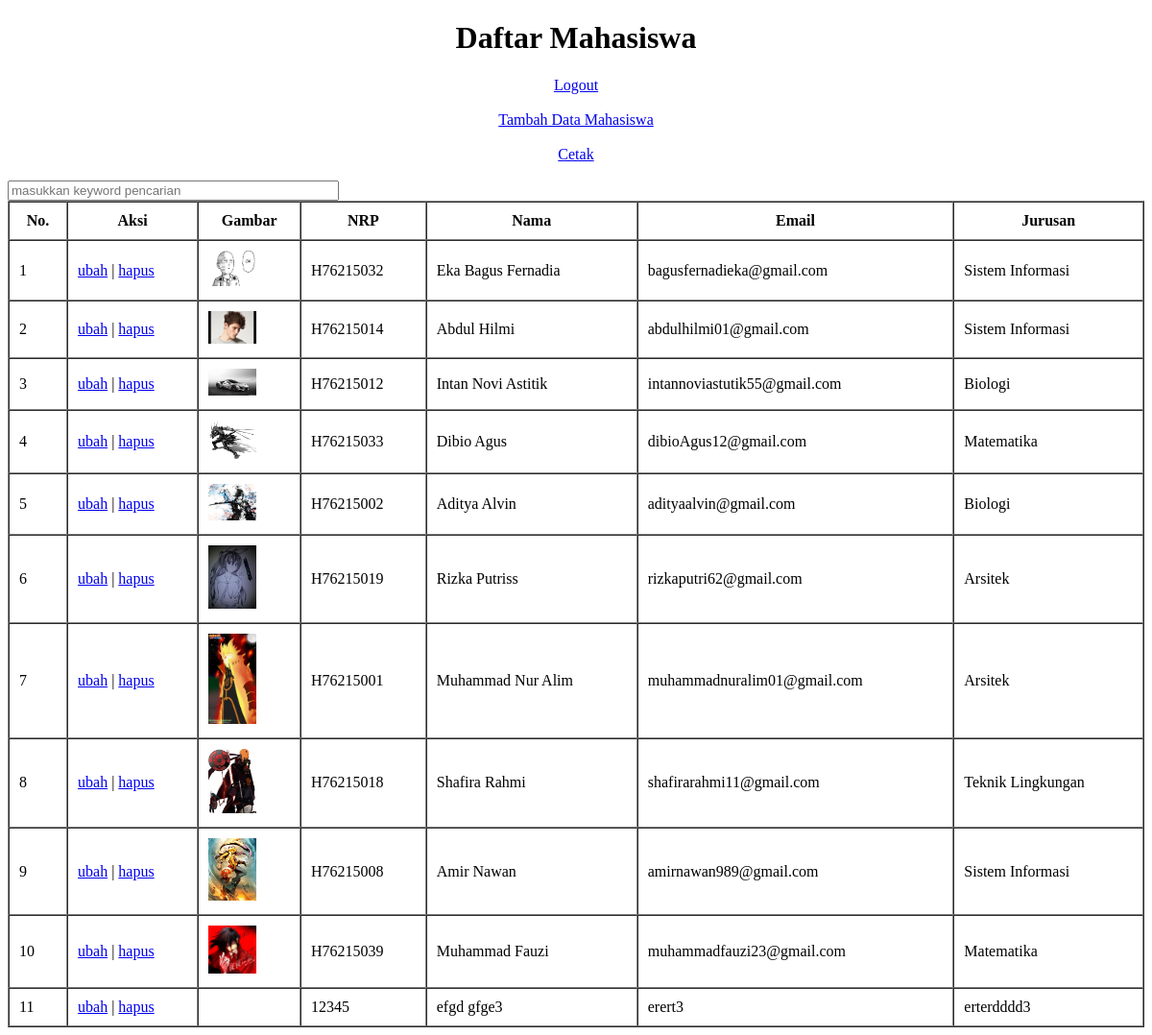
The app's page /index.php (signed in) with its own data.
### tables this page shows
CREATE TABLE `mahasiswa` (
  `id` int(11) NOT NULL,
  `nama` varchar(200) NOT NULL,
  `nrp` char(9) NOT NULL,
  `email` varchar(100) NOT NULL,
  `jurusan` varchar(100) NOT NULL,
  `gambar` varchar(100) NOT NULL
);

### functions.php (called while the page is built, shortened)
<?php
$namaHost = "localhost";
$namaUser = "root";
$password = "";
$namaDatabase = "phpdasar";
$conn = mysqli_connect($namaHost, $namaUser, $password, $namaDatabase);
function query($query) {
    global $conn;
    $result = mysqli_query($conn, $query);
    $rows = [];
    while ($row = mysqli_fetch_assoc($result)) {
        $rows[] = $row;
    }
    return $rows;
}
?>

### index.php (the view, shortened to what this page needs)
<?php
require "functions.php";
if (isset($_POST["cari"])){
    $keyword = $_POST["keyword"];
    $mahasiswa = cari($keyword);
} else {
    $mahasiswa = query("SELECT * FROM mahasiswa ORDER BY id ASC");
}
?>
<!DOCTYPE html>
<html lang="en">
<head>
</head>
<body>
    <header id="header">
        <div class="container">
            <center>
                <h1>
                    Daftar Mahasiswa
                </h1>
                <a href="logout.php" class="logout">Logout</a>
                <br>
                <br>
                <a href="tambah.php" class="tambah">Tambah Data Mahasiswa</a>
                <br>
                <br>
                <a href="cetak.php" target="_blank">Cetak</a>
                <br>
                <br>
            </center>
        </div>
    </header>
    <section id="content">
        <div class="container">
            <form action="" method="post" class="form-cari">
                <input type="text" name="keyword" autocomplete="off" autofocus placeholder="masukkan keyword pencarian" size="40" id="keyword">
            </form>
            <div id="containerTable">
                <table border="1" cellpadding="10" cellspacing="0" width="100%">
                    <tr>
                        <th>No.</th>
                        <th class="aksi">Aksi</th>
                        <th>Gambar</th>
                        <th>NRP</th>
                        <th>Nama</th>
                        <th>Email</th>
                        <th>Jurusan</th>
                    </tr>
                    <?php $nomer = 1; ?>
                    <?php foreach( $mahasiswa as $mhs ) : ?>
                    <tr>
                        <td><?php echo $nomer; $nomer++;?></td>
                        <td class="aksi">
                            <a href="ubah.php?id=<?= $mhs["id"]; ?>">ubah</a> |
                            <a href="hapus.php?id=<?= $mhs["id"]; ?>" onclick="return confirm('Yakin?')">hapus</a>
                        </td>
                        <td><img src="img/<?= $mhs["gambar"]; ?>" alt="" width="50"></td>
                        <td><?= $mhs["nrp"]; ?></td>
                        <td><?= $mhs["nama"]; ?></td>
                        <td><?= $mhs["email"]; ?></td>
                        <td><?= $mhs["jurusan"]; ?></td>
                    </tr>
                    <?php endforeach; ?>
                </table>
            </div>
        </div>
    </section>
</body>
</html>

### records on screen
mahasiswa: gambar (picture), nrp "H76215032", nama "Eka Bagus Fernadia", email "bagusfernadieka@gmail.com", jurusan "Sistem Informasi"
mahasiswa: gambar (picture), nrp "H76215014", nama "Abdul Hilmi", email "abdulhilmi01@gmail.com", jurusan "Sistem Informasi"
mahasiswa: gambar (picture), nrp "H76215012", nama "Intan Novi Astitik", email "intannoviastutik55@gmail.com", jurusan "Biologi"
mahasiswa: gambar (picture), nrp "H76215033", nama "Dibio Agus", email "dibioAgus12@gmail.com", jurusan "Matematika"
mahasiswa: gambar (picture), nrp "H76215002", nama "Aditya Alvin", email "adityaalvin@gmail.com", jurusan "Biologi"
mahasiswa: gambar (picture), nrp "H76215019", nama "Rizka Putriss", email "rizkaputri62@gmail.com", jurusan "Arsitek"
mahasiswa: gambar (picture), nrp "H76215001", nama "Muhammad Nur Alim", email "muhammadnuralim01@gmail.com", jurusan "Arsitek"
mahasiswa: gambar (picture), nrp "H76215018", nama "Shafira Rahmi", email "shafirarahmi11@gmail.com", jurusan "Teknik Lingkungan"
mahasiswa: gambar (picture), nrp "H76215008", nama "Amir Nawan", email "amirnawan989@gmail.com", jurusan "Sistem Informasi"
mahasiswa: gambar (picture), nrp "H76215039", nama "Muhammad Fauzi", email "muhammadfauzi23@gmail.com", jurusan "Matematika"
mahasiswa: nrp "12345", nama "efgd gfge3", email "erert3", jurusan "erterdddd3"
